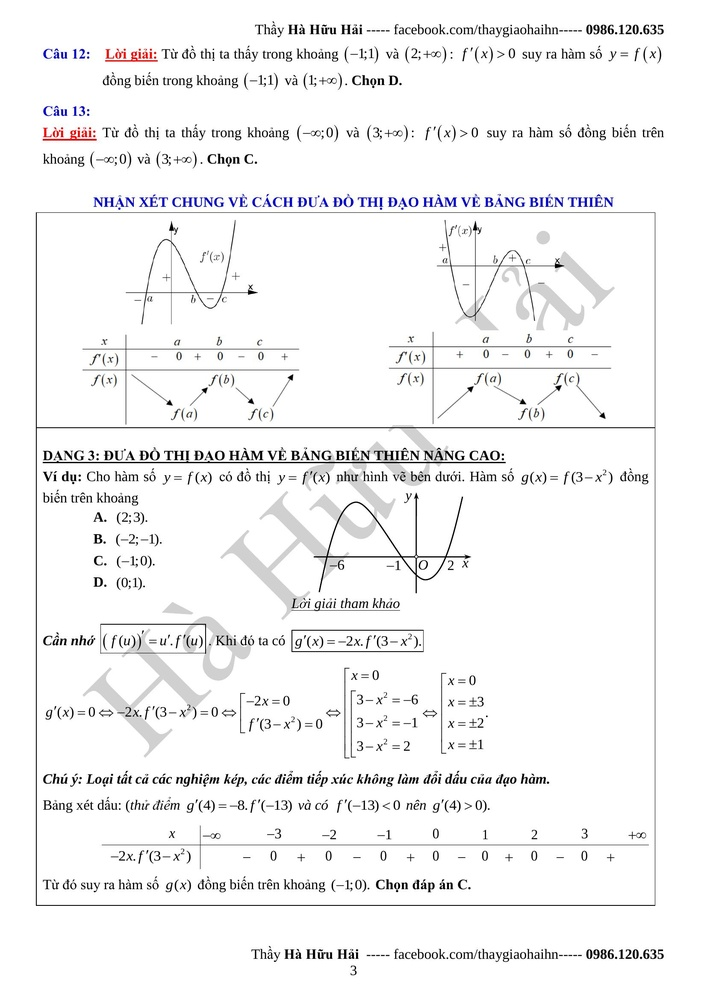
#> input picture dataFwork/images/1_Dap_an_bai_hoc_Tinh_don_dieu_cua_ham_so_1_2.jpeg, 707 x 999 px, shrunk from 1654 x 2338 before the run
$ python -i solution2.py   (imports and definitions only)
#> lines starting #> are read from the running program, lines starting #| are printed output that depends on the picture; after the words box and inside, x2 and y2 are one past the last pixel; in counts of white or black regions, pixels touching at a corner belong together
#> further down, picture is the input picture: shape (999, 707, 3); mean B, G, R 244.6, 244.2, 244.4
import cv2
import numpy as np
import pandas as pd
import matplotlib.pyplot as plt
import json


def detection(img):
    #thresholding the image to a binary image
    img = cv2.cvtColor(img, cv2.COLOR_BGR2GRAY)
    thresh,img_bin = cv2.threshold(img,128,255,cv2.THRESH_BINARY | cv2.THRESH_OTSU)
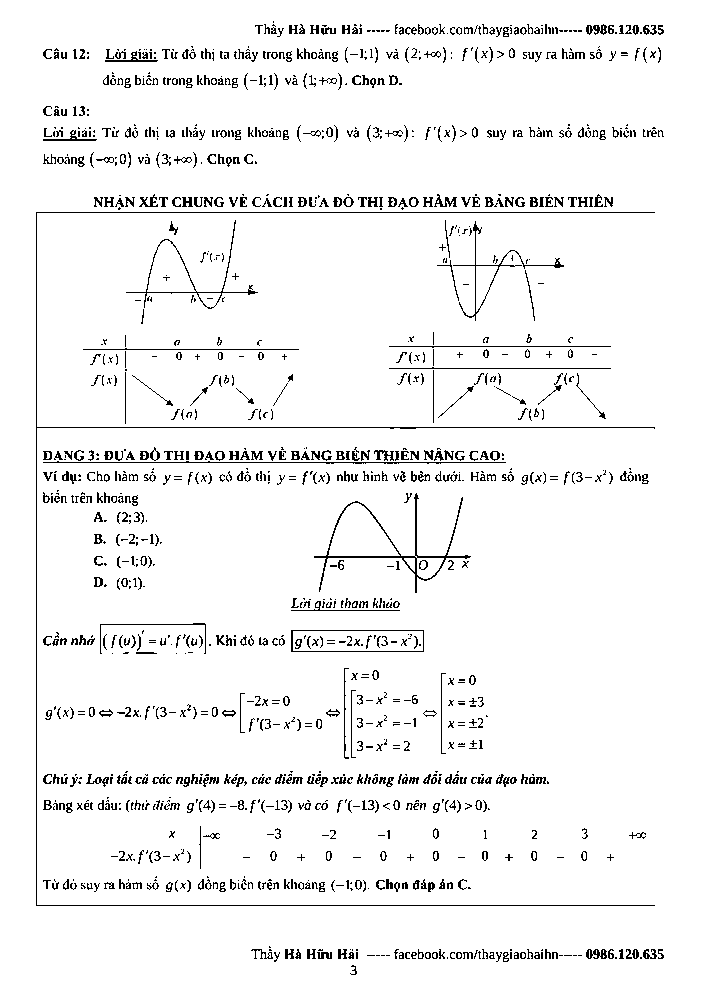
#> img_bin: shape (999, 707); 95.3% white; black in thin lines or dots, all inside (x1, y1, x2, y2) = (36, 21, 664, 975)
#> thresh = 169
    #inverting the image
    img_bin = 255-img_bin

    # Defining a vertical kernel to detect all vertical lines of image
    ver_kernel = cv2.getStructuringElement(cv2.MORPH_RECT, (1, 10))
    # Defining a horizontal kernel to detect all horizontal lines of image
    hor_kernel = cv2.getStructuringElement(cv2.MORPH_RECT, (10, 1))
    # A kernel of 2x2
    kernel = cv2.getStructuringElement(cv2.MORPH_RECT, (2, 2))

    #Use vertical kernel to detect and save the vertical lines in a jpg
    image_1 = cv2.erode(img_bin, ver_kernel, iterations=3)
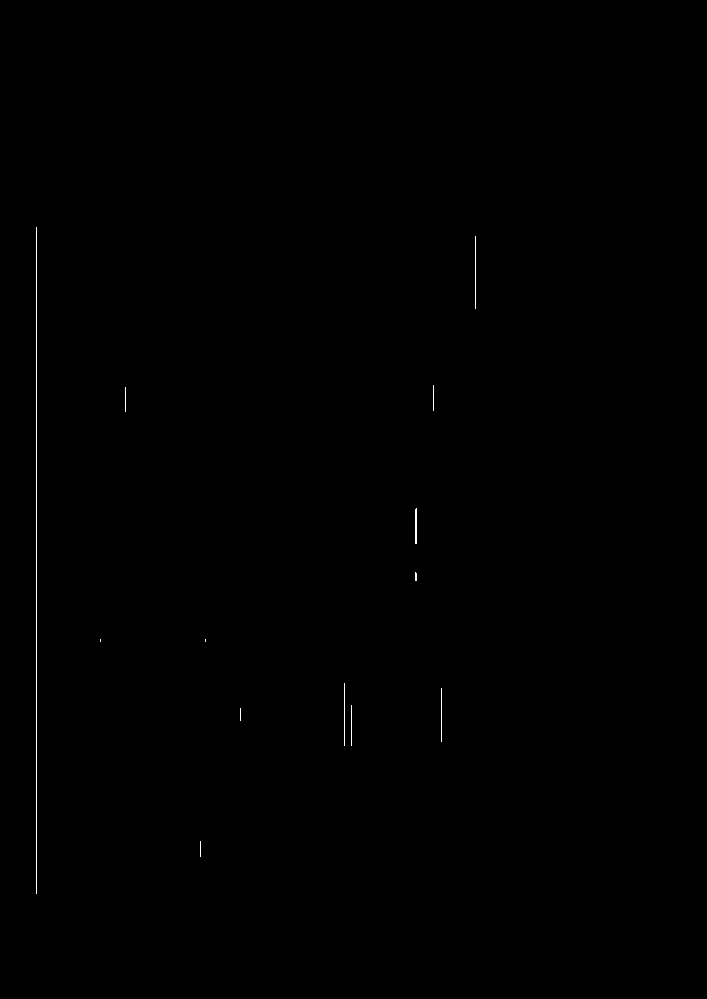
#> image_1: shape (999, 707); 0.15% white in thin lines or dots, all inside (x1, y1, x2, y2) = (36, 227, 476, 894)
    vertical_lines = cv2.dilate(image_1, ver_kernel, iterations=3)
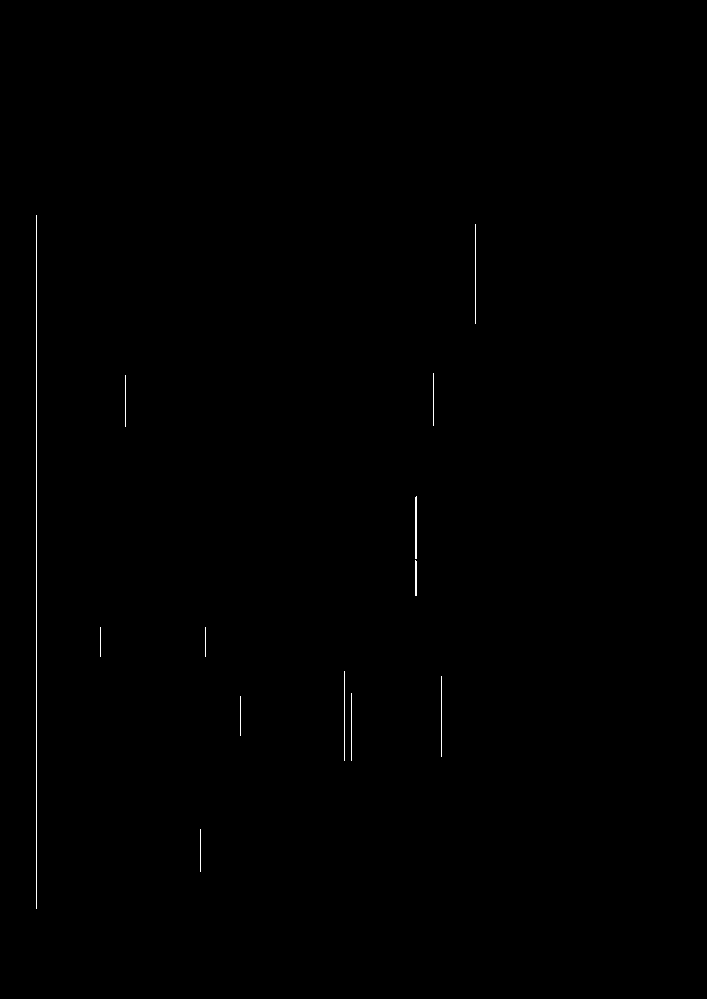
#> vertical_lines: shape (999, 707); 0.21% white in thin lines or dots, all inside (x1, y1, x2, y2) = (36, 215, 476, 909)

    #Use horizontal kernel to detect and save the horizontal lines in a jpg
    image_2 = cv2.erode(img_bin, hor_kernel, iterations=3)
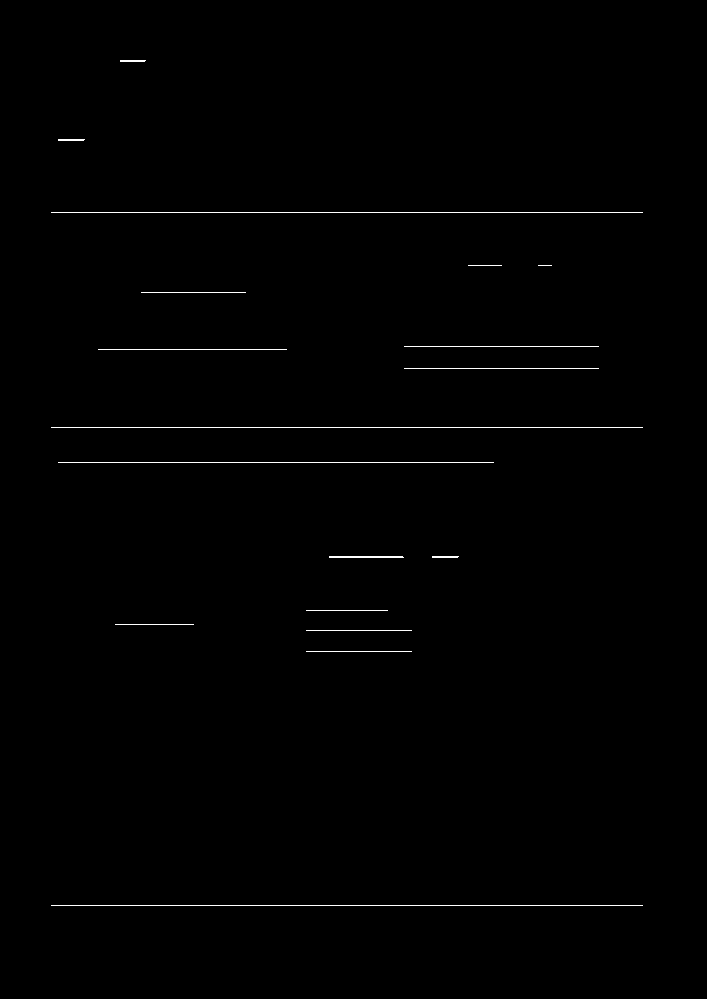
#> image_2: shape (999, 707); 0.51% white in thin lines or dots, all inside (x1, y1, x2, y2) = (51, 60, 643, 906)
    horizontal_lines = cv2.dilate(image_2, hor_kernel, iterations=3)
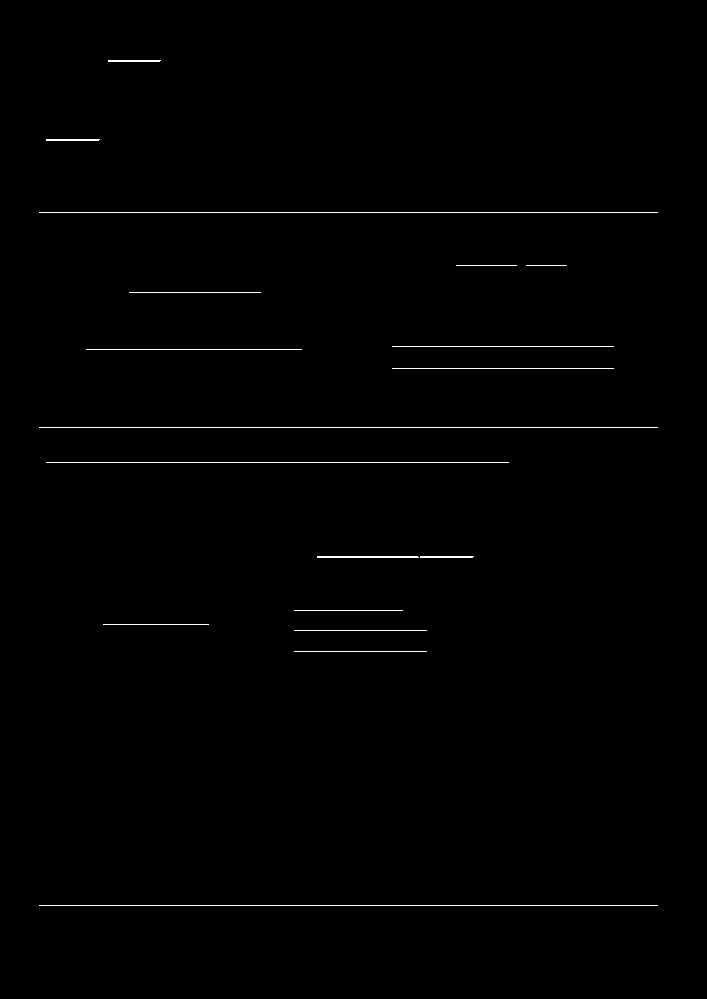
#> horizontal_lines: shape (999, 707); 0.6% white in thin lines or dots, all inside (x1, y1, x2, y2) = (39, 60, 658, 906)

    minPoint = (vertical_lines.shape[1], vertical_lines.shape[0])
    maxPoint = (0,0)

    for i in range(vertical_lines.shape[0]):
        for j in range(vertical_lines.shape[1]):
            if((int(vertical_lines[i][j]) + int(horizontal_lines[i][j])) > 100):
                if(j < minPoint[0] and i < minPoint[1]):
                    minPoint = (j,i)
                if(j > minPoint[0] and i > minPoint[1]):
                    maxPoint = (j,i)
    bbox = (minPoint[0], minPoint[1], maxPoint[0] - minPoint[0], maxPoint[1] - minPoint[1])
    return bbox

# [38 lines left out: functions IOU, evaluation, not called in this run]

# [33 lines not run here, left out]

>>> import cv2
>>> picture = cv2.imread('dataFwork/images/1_Dap_an_bai_hoc_Tinh_don_dieu_cua_ham_so_1_2.jpeg')
>>> result = detection(picture)
#> result = (108, 60, 549, 845)

$ run again, on dataFwork/images/1_Dap_an_bai_hoc_Tinh_don_dieu_cua_ham_so_1_3.jpeg
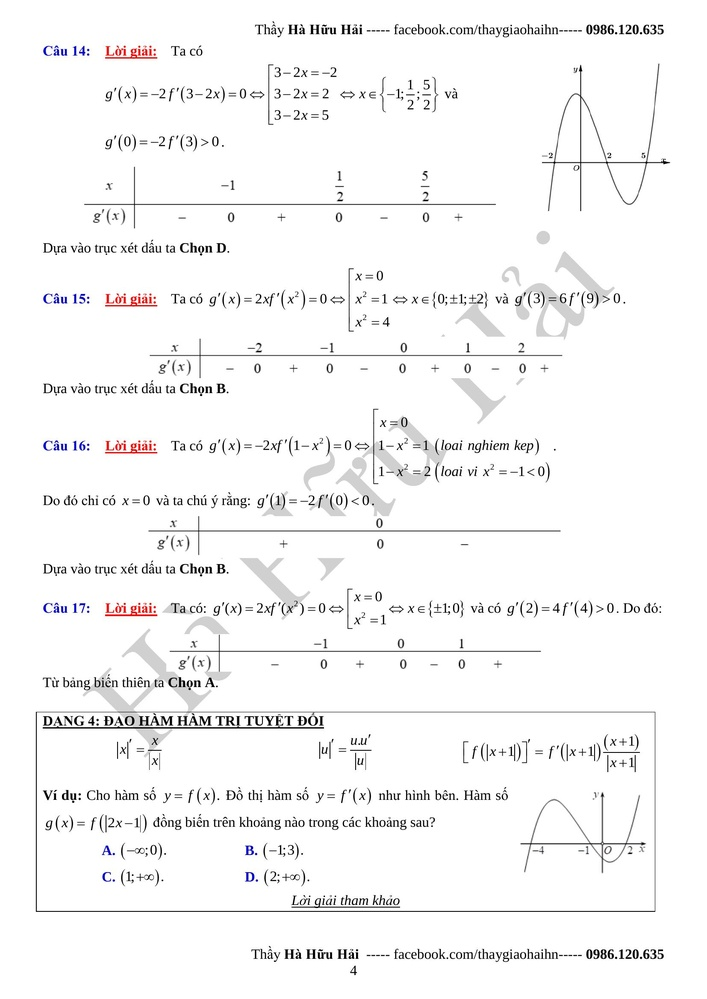
#> input picture dataFwork/images/1_Dap_an_bai_hoc_Tinh_don_dieu_cua_ham_so_1_3.jpeg, 707 x 999 px, shrunk from 1654 x 2338 before the run
#> picture is the input picture: shape (999, 707, 3); mean B, G, R 246.5, 246.4, 246.7
#> in detection, `thresh,img_bin = cv2.threshold(img,128,255,cv2.THRESH_BINARY | cv2.THR..`:
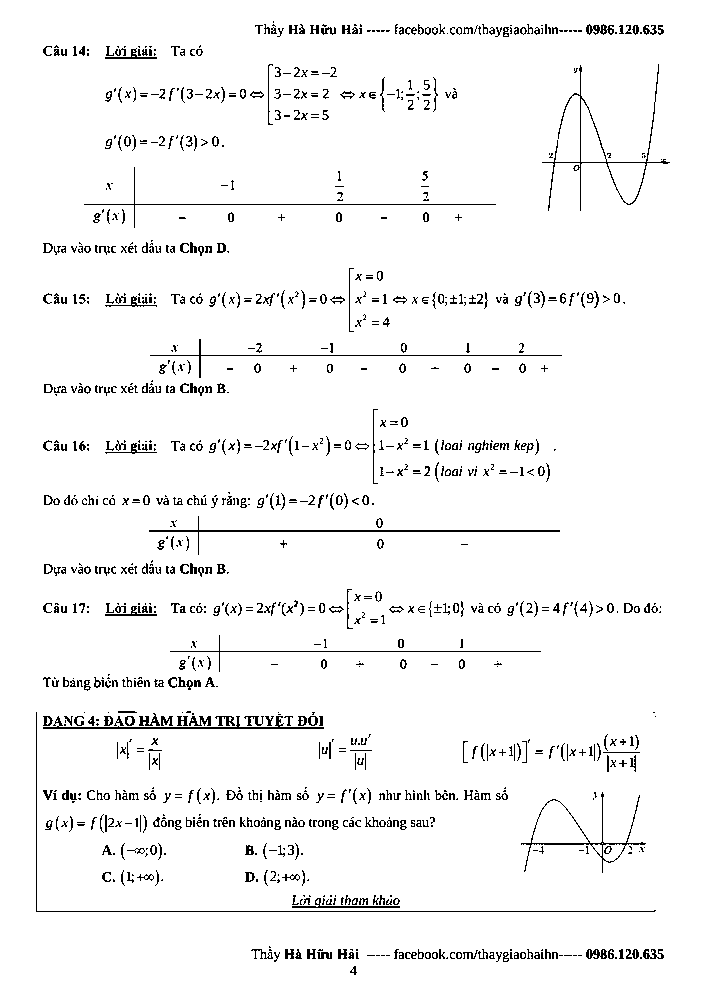
#> img_bin: shape (999, 707); 96.1% white; black in thin lines or dots, all inside (x1, y1, x2, y2) = (36, 21, 670, 975)
#> thresh = 173
#> image_1: shape (999, 707); 0.07% white in thin lines or dots, all inside (x1, y1, x2, y2) = (36, 80, 603, 900)
#> vertical_lines: shape (999, 707); 0.12% white in thin lines or dots, all inside (x1, y1, x2, y2) = (36, 68, 603, 915)
#> image_2: shape (999, 707); 0.49% white in thin lines or dots, all inside (x1, y1, x2, y2) = (51, 57, 658, 912)
#> in detection, `horizontal_lines = cv2.dilate(image_2, hor_kernel, iterations=3)`:
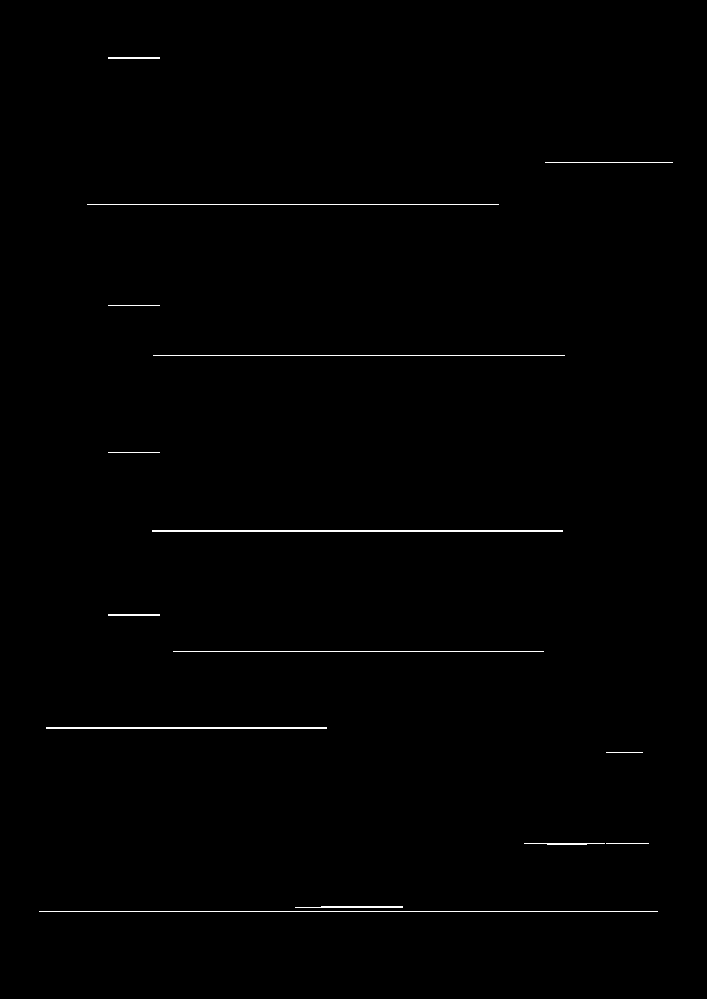
#> horizontal_lines: shape (999, 707); 0.57% white in thin lines or dots, all inside (x1, y1, x2, y2) = (39, 57, 673, 912)
#> result = (108, 57, 549, 854)

$ run again, on dataFwork/images/1_Dap_an_bai_hoc_Tinh_don_dieu_cua_ham_so_1_4.jpeg
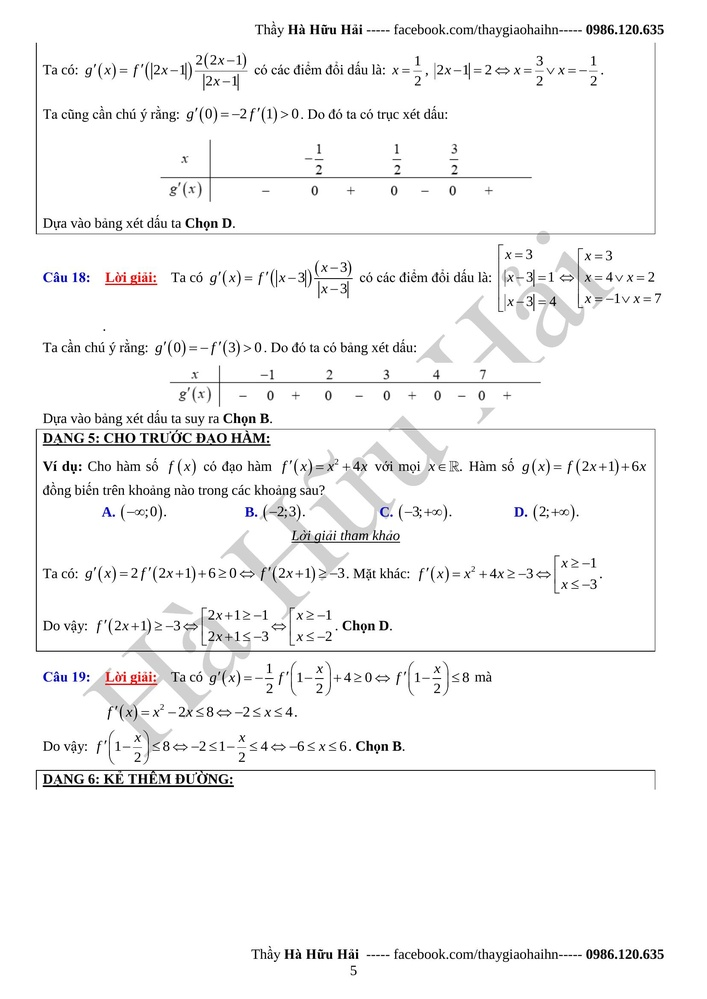
#> input picture dataFwork/images/1_Dap_an_bai_hoc_Tinh_don_dieu_cua_ham_so_1_4.jpeg, 707 x 999 px, shrunk from 1654 x 2338 before the run
#> picture is the input picture: shape (999, 707, 3); mean B, G, R 246.1, 246, 246.2
#> in detection, `thresh,img_bin = cv2.threshold(img,128,255,cv2.THRESH_BINARY | cv2.THR..`:
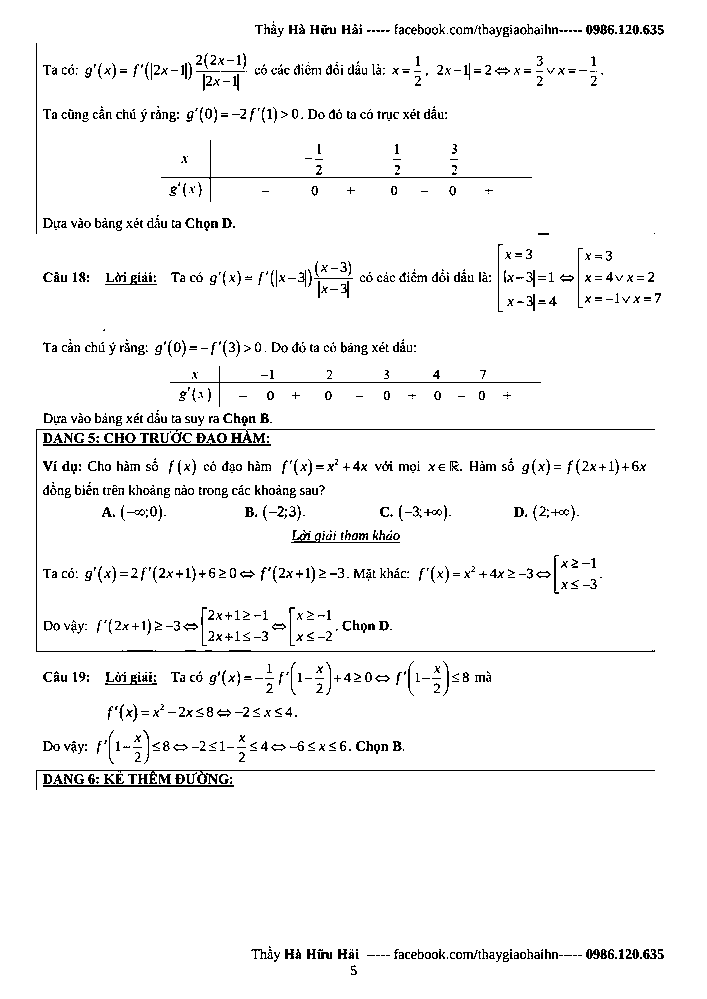
#> img_bin: shape (999, 707); 96.1% white; black in thin lines or dots, all inside (x1, y1, x2, y2) = (36, 21, 664, 975)
#> thresh = 171
#> image_1: shape (999, 707); 0.07% white in thin lines or dots, all inside (x1, y1, x2, y2) = (36, 58, 579, 640)
#> vertical_lines: shape (999, 707); 0.11% white in thin lines or dots, all inside (x1, y1, x2, y2) = (36, 46, 579, 655)
#> image_2: shape (999, 707); 0.47% white in thin lines or dots, all inside (x1, y1, x2, y2) = (51, 177, 643, 787)
#> in detection, `horizontal_lines = cv2.dilate(image_2, hor_kernel, iterations=3)`:
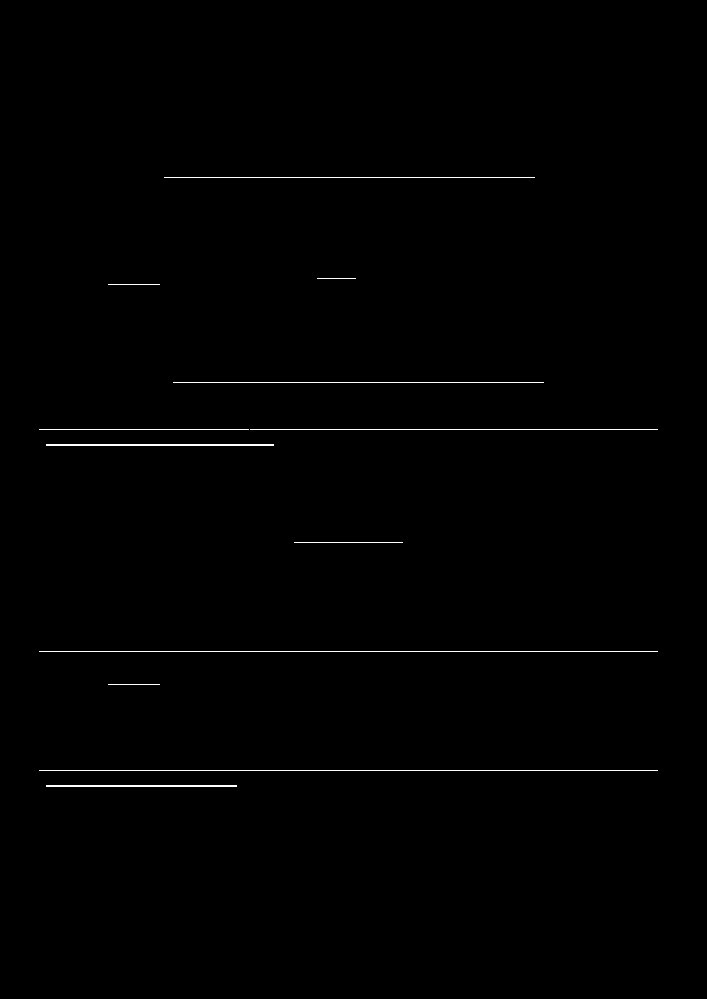
#> horizontal_lines: shape (999, 707); 0.52% white in thin lines or dots, all inside (x1, y1, x2, y2) = (39, 177, 658, 787)
#> result = (36, 46, 200, 740)
